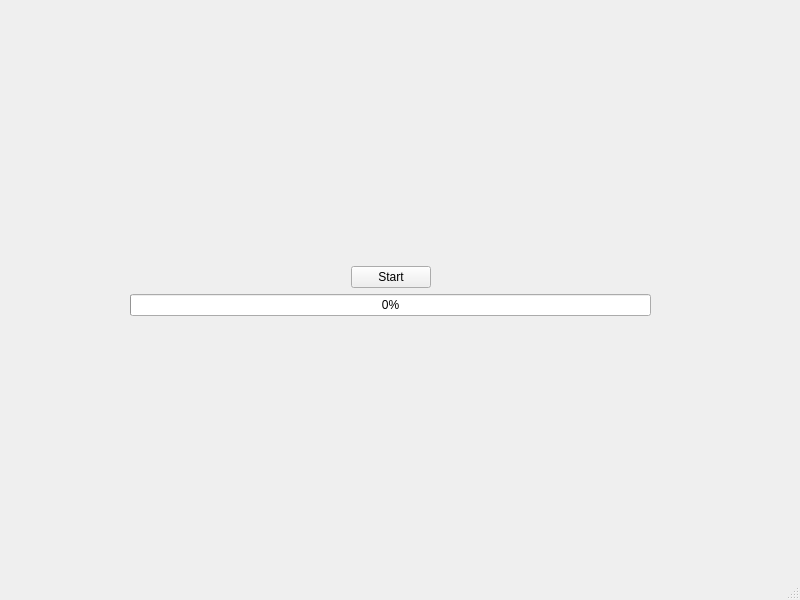
<?xml version="1.0" encoding="UTF-8"?>
<ui version="4.0">
 <class>MainWindow</class>
 <widget class="QMainWindow" name="MainWindow">
  <property name="geometry">
   <rect>
    <x>0</x>
    <y>0</y>
    <width>800</width>
    <height>600</height>
   </rect>
  </property>
  <property name="windowTitle">
   <string>MainWindow</string>
  </property>
  <widget class="QWidget" name="centralwidget">
   <widget class="QWidget" name="verticalLayoutWidget_2">
    <property name="geometry">
     <rect>
      <x>130</x>
      <y>140</y>
      <width>521</width>
      <height>301</height>
     </rect>
    </property>
    <layout class="QVBoxLayout" name="verticalLayout_2">
     <item>
      <spacer name="verticalSpacer">
       <property name="orientation">
        <enum>Qt::Vertical</enum>
       </property>
       <property name="sizeHint" stdset="0">
        <size>
         <width>20</width>
         <height>40</height>
        </size>
       </property>
      </spacer>
     </item>
     <item>
      <layout class="QHBoxLayout" name="horizontalLayout">
       <item>
        <spacer name="horizontalSpacer">
         <property name="orientation">
          <enum>Qt::Horizontal</enum>
         </property>
         <property name="sizeHint" stdset="0">
          <size>
           <width>40</width>
           <height>20</height>
          </size>
         </property>
        </spacer>
       </item>
       <item>
        <widget class="QPushButton" name="PushButton">
         <property name="text">
          <string>Start</string>
         </property>
        </widget>
       </item>
       <item>
        <spacer name="horizontalSpacer_2">
         <property name="orientation">
          <enum>Qt::Horizontal</enum>
         </property>
         <property name="sizeHint" stdset="0">
          <size>
           <width>40</width>
           <height>20</height>
          </size>
         </property>
        </spacer>
       </item>
      </layout>
     </item>
     <item>
      <widget class="QProgressBar" name="ProgressBar">
       <property name="tabletTracking">
        <bool>false</bool>
       </property>
       <property name="value">
        <number>0</number>
       </property>
      </widget>
     </item>
     <item>
      <spacer name="verticalSpacer_2">
       <property name="orientation">
        <enum>Qt::Vertical</enum>
       </property>
       <property name="sizeHint" stdset="0">
        <size>
         <width>20</width>
         <height>40</height>
        </size>
       </property>
      </spacer>
     </item>
    </layout>
   </widget>
  </widget>
  <widget class="QMenuBar" name="menubar">
   <property name="geometry">
    <rect>
     <x>0</x>
     <y>0</y>
     <width>800</width>
     <height>20</height>
    </rect>
   </property>
  </widget>
  <widget class="QStatusBar" name="statusbar"/>
 </widget>
 <resources/>
 <connections/>
</ui>
